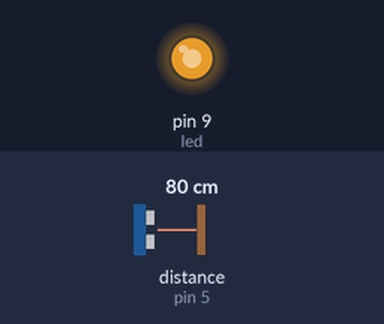
A sketch run on a simulated Arduino Uno, built with avr-gcc and run on an emulated ATmega328P. Parts: output pins drawn as LEDs (lit = HIGH). Wiring (inferred from the names in the program): ultrasonic range finder: trigger pin 2; echo pin 5. The test bench sets the inputs (shaded band); at power-on: distance to the obstacle (sensor on pin 5) 80 cm. The echo pulse lasts 58.3 µs per cm; pins used as bus, display or sensor lines are not drawn.

Above: at 1.2 s.
1.3 s: distance to the obstacle (sensor on pin 5) set to 120 cm
Timing chart, 0 to 4.3 s (numbered marks = the images above; inputs shaded):
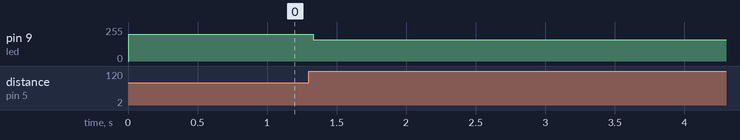

Measured:
- after the input at 1.3 s, pin 9 (led): 200/255 → 160/255 at once

The sketch:

ultrasonido_distancia_fer.ino
```cpp
#define trigPin 2
#define echoPin 5
#define led 9


long duracion, distancia;
int limite = 200;  // Medida en vacío del sensor
int intensidad;
bool unaVez = true, unaVez2 = true;


void setup() {
  Serial.begin(9600);
  pinMode(trigPin, OUTPUT);
  pinMode(echoPin, INPUT);
  pinMode(led, OUTPUT);
}

void loop() {
  //CALCULAMOS LA DISTANCIA
  digitalWrite(trigPin, LOW);   // Nos aseguramos de que el trigger está desactivado
  delayMicroseconds(2);         // Para asegurarnos de que el trigger esta LOW
  digitalWrite(trigPin, HIGH);  // Activamos el pulso de salida
  delayMicroseconds(10);        // Esperamos 10µs. El pulso sigue active este tiempo
  digitalWrite(trigPin, LOW);   // Cortamos el pulso y a esperar el echo
  duracion = pulseIn(echoPin, HIGH);
  distancia = duracion / 2 / 29.1;


  //DENTRO DEL LIMITE
  if (distancia <= limite) {
    distancia -= 24;
    distancia = distancia < 0 ? 0 : distancia;
    intensidad = 255 / limite * (distancia);
    intensidad = 255 - intensidad;

    analogWrite(led, intensidad);
  }


  delay(50);  // Para limitar el número de mediciones
}
```
